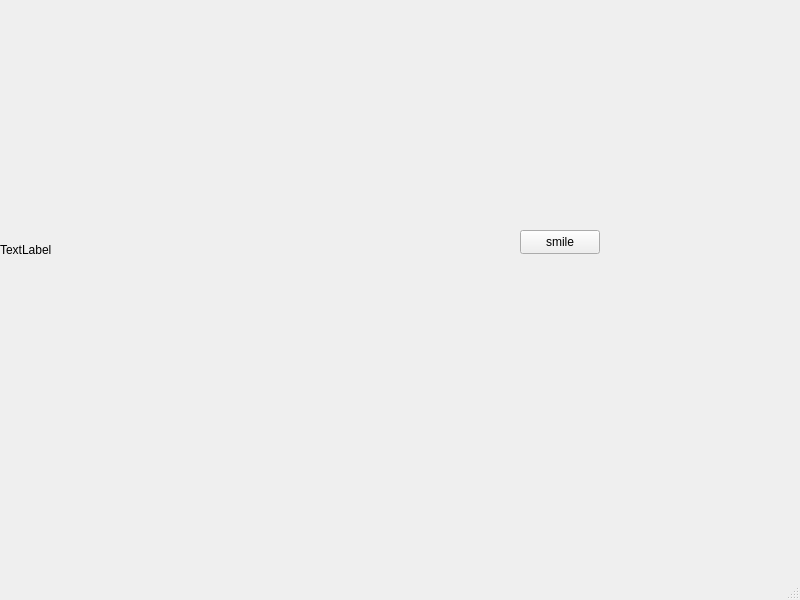
<?xml version="1.0" encoding="UTF-8"?>
<ui version="4.0">
 <class>MainWindow</class>
 <widget class="QMainWindow" name="MainWindow">
  <property name="geometry">
   <rect>
    <x>0</x>
    <y>0</y>
    <width>800</width>
    <height>600</height>
   </rect>
  </property>
  <property name="windowTitle">
   <string>MainWindow</string>
  </property>
  <widget class="QWidget" name="centralwidget">
   <widget class="QPushButton" name="pushButton">
    <property name="geometry">
     <rect>
      <x>520</x>
      <y>230</y>
      <width>80</width>
      <height>24</height>
     </rect>
    </property>
    <property name="text">
     <string>smile</string>
    </property>
   </widget>
   <widget class="QLabel" name="label">
    <property name="geometry">
     <rect>
      <x>0</x>
      <y>0</y>
      <width>500</width>
      <height>500</height>
     </rect>
    </property>
    <property name="text">
     <string>TextLabel</string>
    </property>
   </widget>
  </widget>
  <widget class="QMenuBar" name="menubar">
   <property name="geometry">
    <rect>
     <x>0</x>
     <y>0</y>
     <width>800</width>
     <height>21</height>
    </rect>
   </property>
  </widget>
  <widget class="QStatusBar" name="statusbar"/>
 </widget>
 <resources/>
 <connections/>
</ui>
